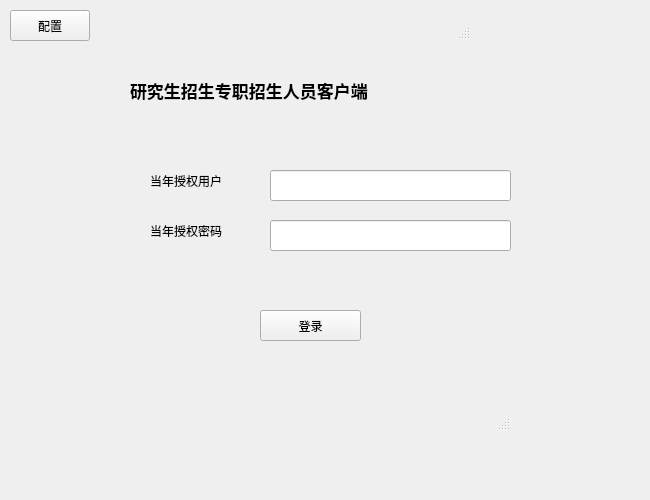
<?xml version="1.0" encoding="UTF-8"?>
<ui version="4.0">
 <class>LoginWidgetClass</class>
 <widget class="QWidget" name="LoginWidgetClass">
  <property name="geometry">
   <rect>
    <x>0</x>
    <y>0</y>
    <width>650</width>
    <height>500</height>
   </rect>
  </property>
  <property name="windowTitle">
   <string>LoginWidget</string>
  </property>
  <widget class="QWidget" name="gridWidget" native="true">
   <property name="geometry">
    <rect>
     <x>30</x>
     <y>60</y>
     <width>600</width>
     <height>450</height>
    </rect>
   </property>
   <widget class="QLabel" name="userLabel">
    <property name="geometry">
     <rect>
      <x>120</x>
      <y>110</y>
      <width>111</width>
      <height>22</height>
     </rect>
    </property>
    <property name="maximumSize">
     <size>
      <width>16777215</width>
      <height>102</height>
     </size>
    </property>
    <property name="text">
     <string>当年授权用户</string>
    </property>
   </widget>
   <widget class="QLabel" name="pwdLabel">
    <property name="geometry">
     <rect>
      <x>120</x>
      <y>160</y>
      <width>111</width>
      <height>22</height>
     </rect>
    </property>
    <property name="text">
     <string>当年授权密码</string>
    </property>
    <property name="textFormat">
     <enum>Qt::AutoText</enum>
    </property>
   </widget>
   <widget class="QLineEdit" name="userinput">
    <property name="geometry">
     <rect>
      <x>240</x>
      <y>110</y>
      <width>241</width>
      <height>31</height>
     </rect>
    </property>
    <property name="text">
     <string/>
    </property>
   </widget>
   <widget class="QLineEdit" name="pwdinput">
    <property name="geometry">
     <rect>
      <x>240</x>
      <y>160</y>
      <width>241</width>
      <height>31</height>
     </rect>
    </property>
    <property name="text">
     <string/>
    </property>
   </widget>
   <widget class="QLabel" name="namelabel">
    <property name="geometry">
     <rect>
      <x>100</x>
      <y>10</y>
      <width>421</width>
      <height>41</height>
     </rect>
    </property>
    <property name="font">
     <font>
      <pointsize>13</pointsize>
      <weight>75</weight>
      <bold>true</bold>
     </font>
    </property>
    <property name="text">
     <string>研究生招生专职招生人员客户端</string>
    </property>
   </widget>
   <widget class="QPushButton" name="loginButton">
    <property name="geometry">
     <rect>
      <x>230</x>
      <y>250</y>
      <width>101</width>
      <height>31</height>
     </rect>
    </property>
    <property name="text">
     <string>登录</string>
    </property>
   </widget>
   <widget class="QStatusBar" name="statusBar">
    <property name="geometry">
     <rect>
      <x>70</x>
      <y>330</y>
      <width>411</width>
      <height>41</height>
     </rect>
    </property>
   </widget>
  </widget>
  <widget class="QStatusBar" name="timeBar">
   <property name="geometry">
    <rect>
     <x>230</x>
     <y>20</y>
     <width>241</width>
     <height>20</height>
    </rect>
   </property>
  </widget>
  <widget class="QPushButton" name="configButton">
   <property name="geometry">
    <rect>
     <x>10</x>
     <y>10</y>
     <width>80</width>
     <height>31</height>
    </rect>
   </property>
   <property name="text">
    <string>配置</string>
   </property>
  </widget>
 </widget>
 <layoutdefault spacing="6" margin="11"/>
 <resources/>
 <connections/>
</ui>
